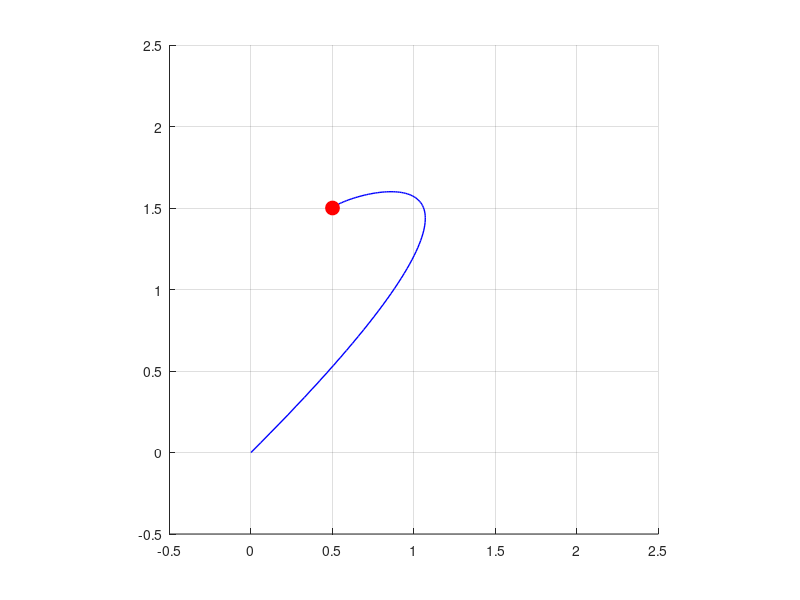

Write the MATLAB code that produced this figure. (Note: this script raises an error after producing the figure.)
% Task 7: Traverse the path according to arbitrary progress curves
% 题目7：根据任意进度曲线遍历路径

function task7_progress_curve()
    % 创建输出目录（如果不存在）
    if ~exist('out', 'dir')
        mkdir('out');
    end
    
    % 创建新的figure并设置固定大小
    fig = figure('Position', [100 100 800 600], 'Units', 'pixels');
    
    % 设置图形窗口
    set(gca, 'XLim', [-0.5 2.5], 'YLim', [-0.5 2.5], ...
        'SortMethod', 'childorder', 'Visible', 'on');  % 使用新的SortMethod属性
    cla
    axis square
    grid on;
    hold on;
    
    % 绘制完整路径
    t_plot = linspace(0, 1, 100);
    x_plot = 0.5 + 0.3*t_plot + 3.9*t_plot.^2 - 4.7*t_plot.^3;
    y_plot = 1.5 + 0.3*t_plot + 0.9*t_plot.^2 - 2.7*t_plot.^3;
    plot(x_plot, y_plot, 'b-', 'LineWidth', 1);
    
    % 创建运动点
    ball = plot(x_plot(1), y_plot(1), 'ro', 'MarkerSize', 10, 'MarkerFaceColor', 'r');
    
    % 获取第一帧并创建视频写入对象
    drawnow;  % 确保图形已经完全渲染
    frame = getframe(fig);
    v = VideoWriter(fullfile('out', 'progress_curves.avi'));
    v.FrameRate = 20;  % 设置帧率
    v.Quality = 100;   % 设置最高质量
    open(v);
    
    % 定义不同的进度曲线
    progress_curves = {
        @(s) s^(1/3),                                  % 三次根曲线：起始快末尾慢
        @(s) s^2,                                      % 平方曲线：起始慢末尾快
        @(s) sin(pi*s/2),                             % 正弦曲线：平滑加减速
        @(s) 0.5 + 0.5*sin((2*s-1)*pi/2)             % 复合正弦曲线：中间停顿
    };
    
    curve_names = {
        'Cube Root Curve (Fast Start, Slow End)',
        'Square Curve (Slow Start, Fast End)',
        'Sine Curve (Smooth Acceleration)',
        'Composite Sine Curve (Middle Pause)'
    };
    
    % 对每种进度曲线进行演示
    for i = 1:length(progress_curves)
        title(curve_names{i});
        
        % 重置运动点位置
        set(ball, 'xdata', x_plot(1), 'ydata', y_plot(1));
        
        % 按照当前进度曲线运动
        for u = linspace(0, 1, 50)
            % 计算当前进度
            s = progress_curves{i}(u);
            
            % 找到对应的参数t
            t = task2_find_t(s);
            
            % 计算位置
            x = 0.5 + 0.3*t + 3.9*t^2 - 4.7*t^3;
            y = 1.5 + 0.3*t + 0.9*t^2 - 2.7*t^3;
            
            % 使用题目要求的命令更新位置
            set(ball, 'xdata', x, 'ydata', y);
            drawnow;
            
            % 捕获当前帧并写入视频
            frame = getframe(fig);
            writeVideo(v, frame);
            
            pause(0.05);
        end
        
        % 暂停一会儿再显示下一种运动
        pause(1);
        
        % 捕获暂停状态的几帧
        for k = 1:20
            frame = getframe(fig);
            writeVideo(v, frame);
        end
    end
    
    % 关闭视频文件
    close(v);
    fprintf('动画已保存到 out/progress_curves.avi\n');
end 